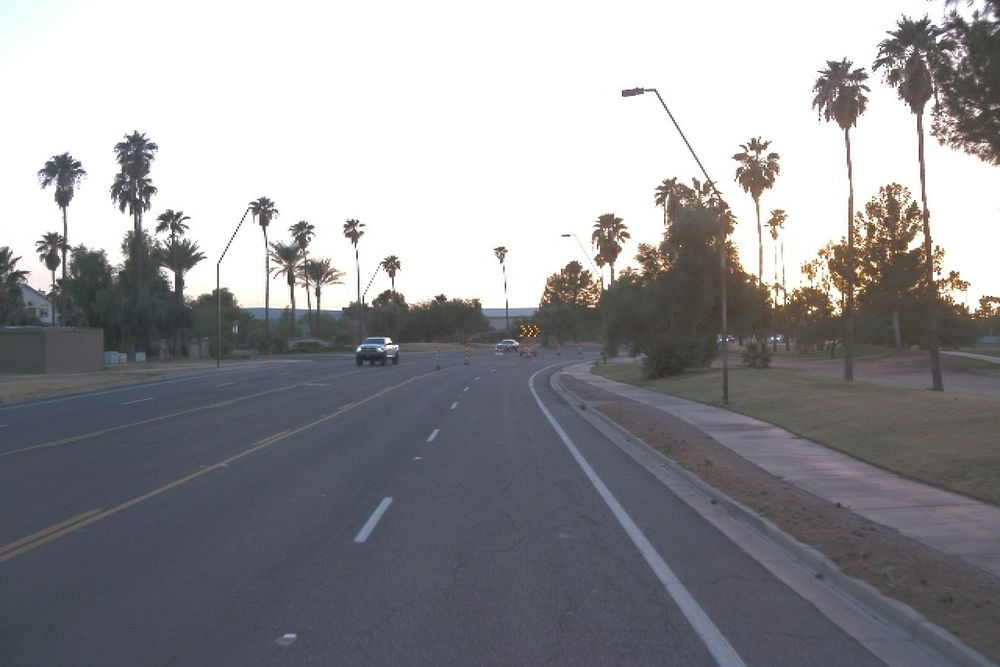
#> input picture Images/Traffic/segment-12212767626682531382_2100_150_2120_150_with_camera_labels_20.png, 1000 x 667 px, shrunk from 1920 x 1280 before the run
$ python image_masking.py
#> lines starting #> are read from the running program, lines starting #| are printed output that depends on the picture; after the words box and inside, x2 and y2 are one past the last pixel; in counts of white or black regions, pixels touching at a corner belong together
"""
  Image Masking Example
"""

import numpy as np
from PIL import Image
import matplotlib.pyplot as plt


def create_mask(path, color_threshold):
    """
    create a binary mask of an image using a color threshold
    args:
    - path [str]: path to image file
    - color_threshold [array]: 1x3 array of RGB value
    returns:
    - img [array]: RGB image array
    - mask [array]: binary array
    """
    img = np.array(Image.open(path).convert('RGB'))
#> img is the input picture: shape (667, 1000, 3); mean R, G, B 146.8, 147.1, 150.2
    # Separate colors
    R, G, B = img[..., 0], img[..., 1], img[..., 2]
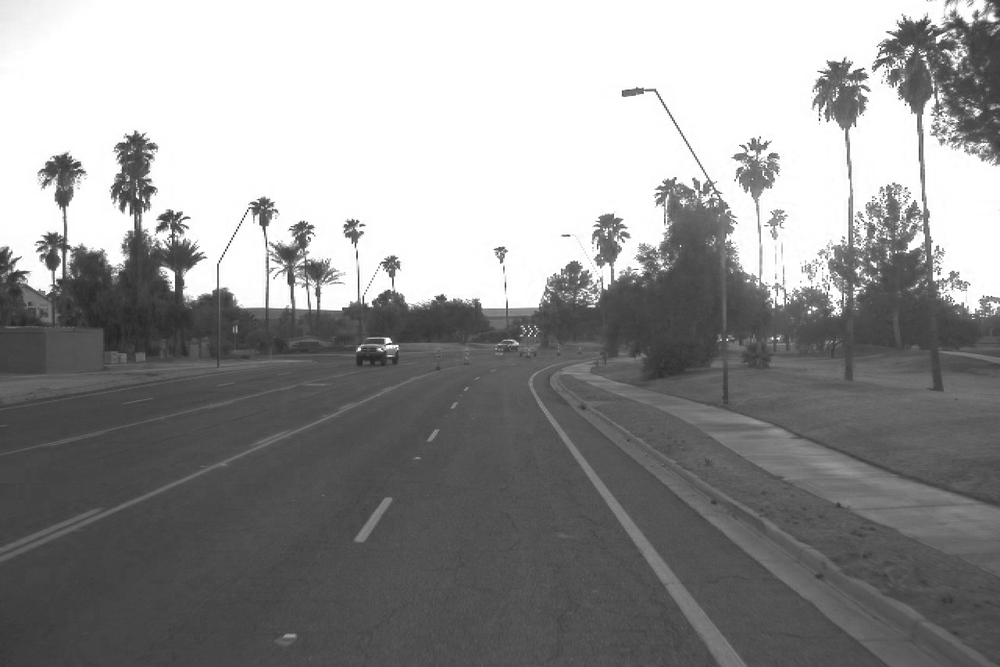
#> R: shape (667, 1000); min 19, max 255, mean 146.8
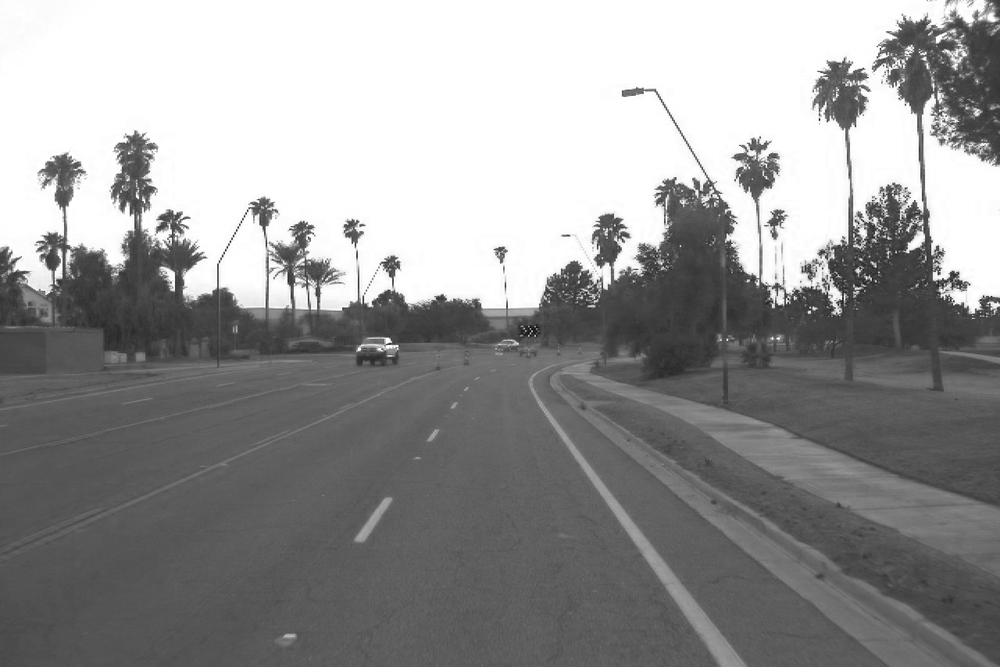
#> B: shape (667, 1000); min 0, max 255, mean 150.2
    # Get thresholds
    rt, gt, bt = color_threshold
    mask = (R > rt) & (G > gt) & (B > bt)
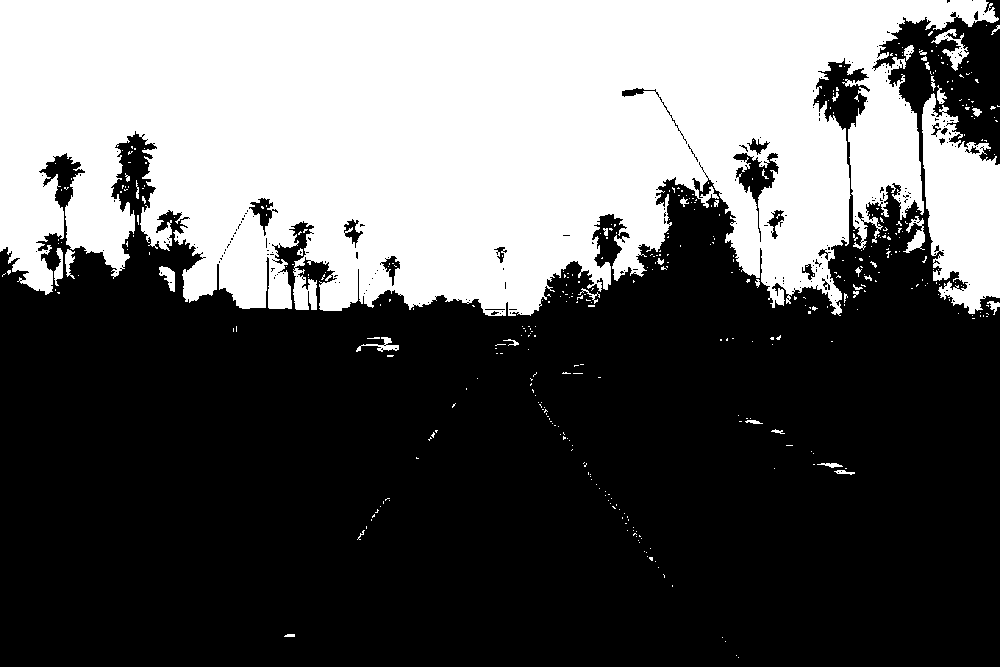
#> mask: shape (667, 1000) bool; 37.8% white; 430 white regions (389 under 20 px), largest, box (x1, y1, x2, y2) and area: (0, 0, 999, 316) 236637, (922, 93, 1000, 314) 11586, (931, 29, 969, 71) 493
    return img, mask


def mask_and_display(img, mask):
    """
    display 3 plots next to each other: image, mask and masked image
    args:
    - img [array]: HxWxC image array
    - mask [array]: HxW mask array
    """
    masked_image = img * np.stack([mask]*3, axis=2)
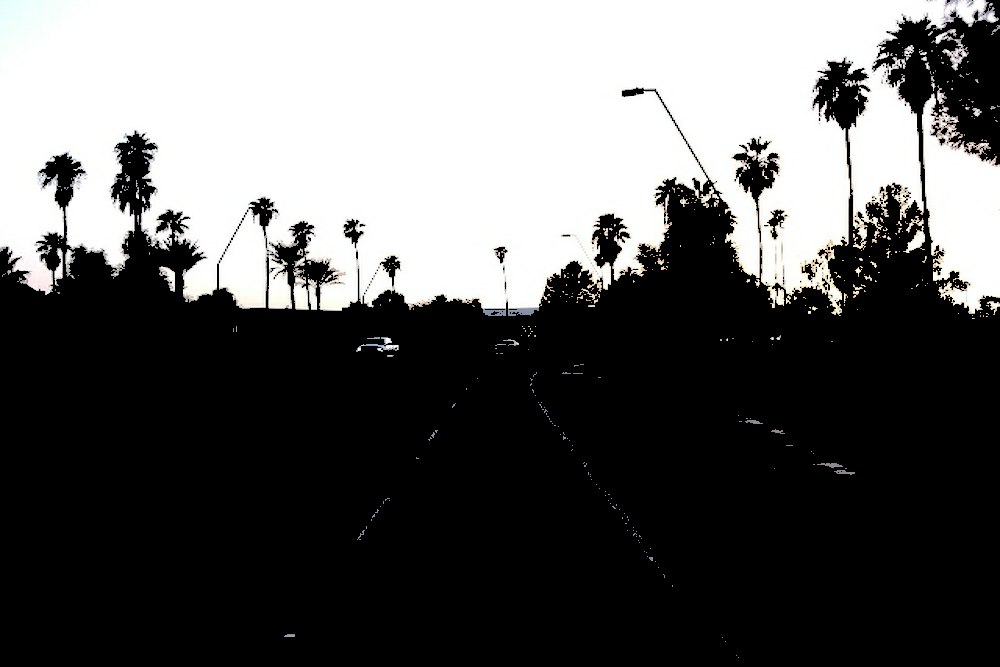
#> masked_image: shape (667, 1000, 3); mean R, G, B 94.6, 94.5, 94.1
    f, ax = plt.subplots(1, 3, figsize=(15, 10))
    ax[0].imshow(img)
    ax[1].imshow(mask)
    ax[2].imshow(masked_image)
    plt.show()


if __name__ == '__main__':
    path = '../Images/Traffic/segment-12212767626682531382_2100_150_2120_150_with_camera_labels_20.png'
    color_threshold = [128, 128, 128]
    img, mask = create_mask(path, color_threshold)
    mask_and_display(img, mask)

$ run again, with Images/Traffic/segment-12208410199966712301_4480_000_4500_000_with_camera_labels_79.png copied over Images/Traffic/segment-12212767626682531382_2100_150_2120_150_with_camera_labels_20.png
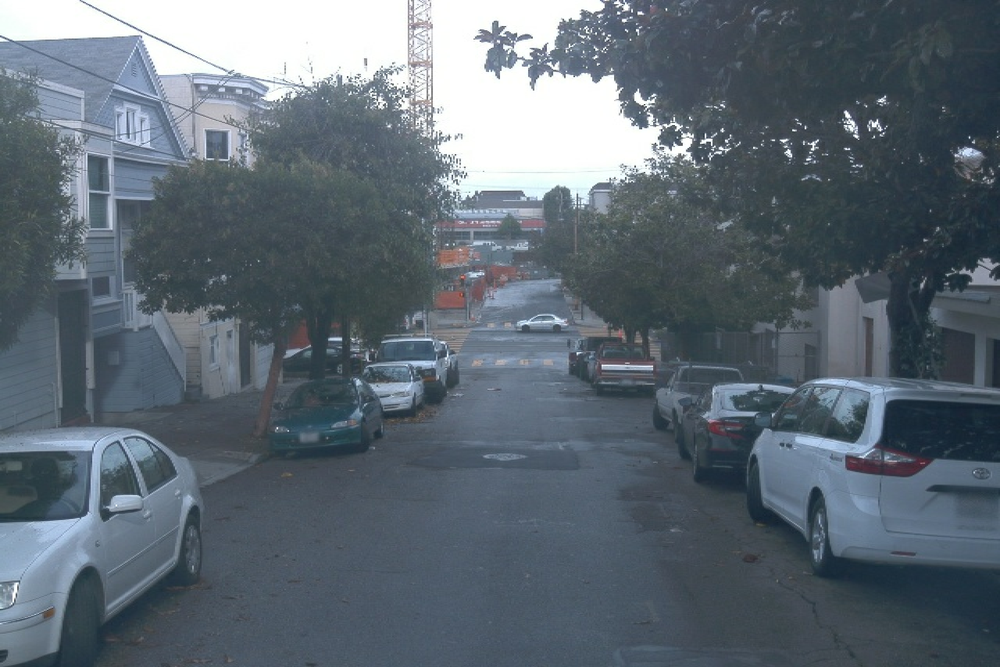
#> input picture Images/Traffic/segment-12208410199966712301_4480_000_4500_000_with_camera_labels_79.png, 1000 x 667 px, shrunk from 1920 x 1280 before the run
#> in create_mask, img is the input picture: shape (667, 1000, 3); mean R, G, B 94.3, 105.7, 115.6
#> in create_mask, `mask = (R > rt) & (G > gt) & (B > bt)`:
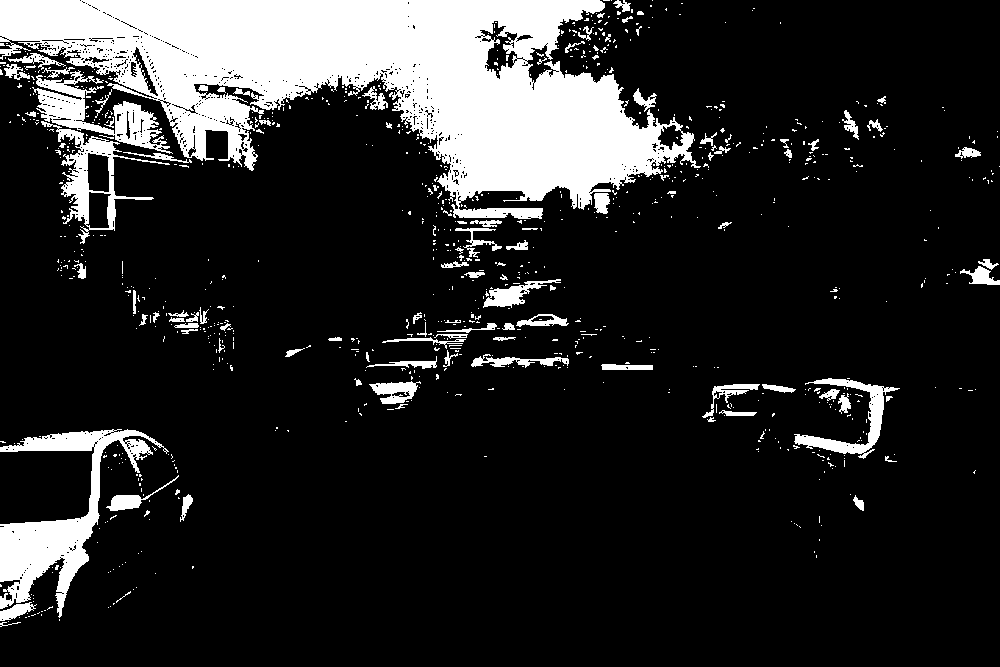
#> mask: shape (667, 1000) bool; 15.8% white; 925 white regions (821 under 20 px), largest, box (x1, y1, x2, y2) and area: (0, 0, 701, 219) 73831, (0, 429, 169, 618) 8551, (32, 70, 173, 154) 3678
#> in mask_and_display, `masked_image = img * np.stack([mask]*3, axis=2)`:
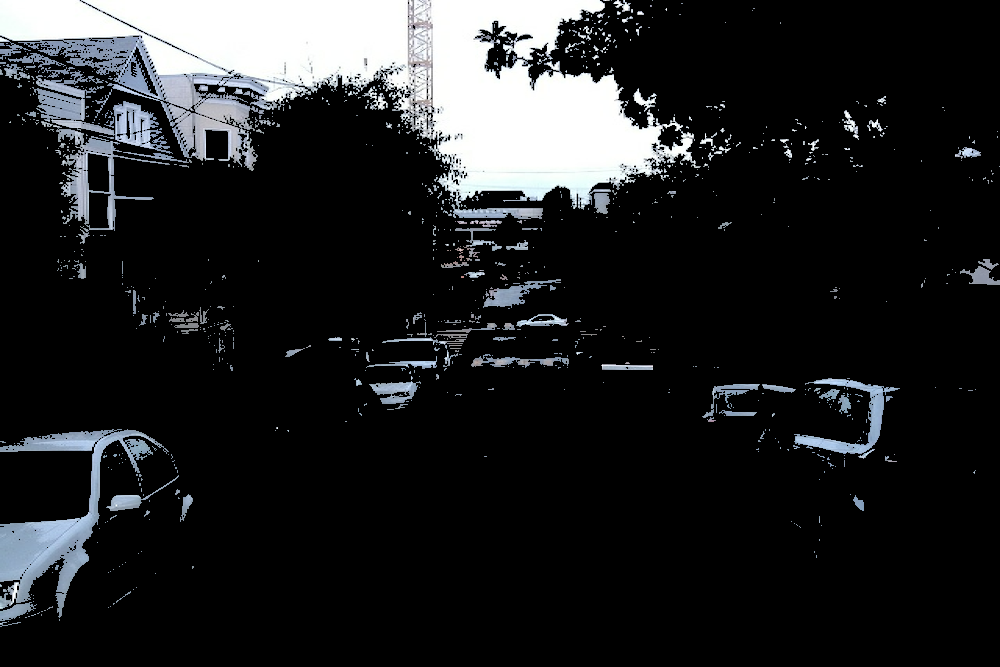
#> masked_image: shape (667, 1000, 3); mean R, G, B 32.9, 34, 35.3

$ run again, with Images/Traffic/segment-12208410199966712301_4480_000_4500_000_with_camera_labels_83.png copied over Images/Traffic/segment-12212767626682531382_2100_150_2120_150_with_camera_labels_20.png
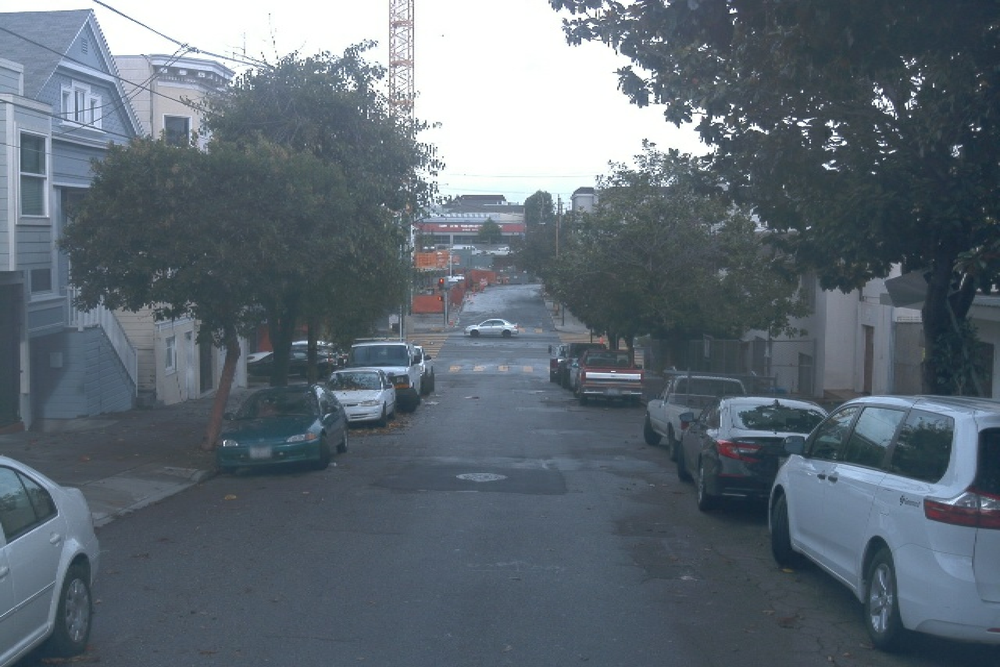
#> input picture Images/Traffic/segment-12208410199966712301_4480_000_4500_000_with_camera_labels_83.png, 1000 x 667 px, shrunk from 1920 x 1280 before the run
#> in create_mask, img is the input picture: shape (667, 1000, 3); mean R, G, B 95.2, 106.5, 116.3
#> in create_mask, `mask = (R > rt) & (G > gt) & (B > bt)`:
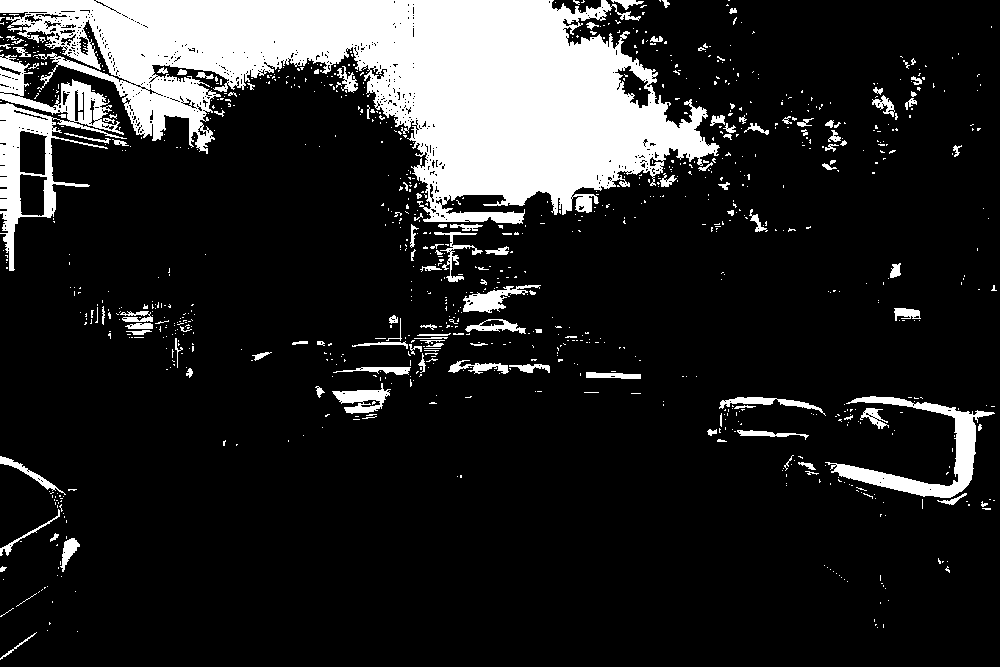
#> mask: shape (667, 1000) bool; 15.4% white; 994 white regions (872 under 20 px), largest, box (x1, y1, x2, y2) and area: (0, 0, 720, 224) 77080, (0, 54, 127, 271) 7205, (825, 396, 995, 498) 3869
#> in mask_and_display, `masked_image = img * np.stack([mask]*3, axis=2)`:
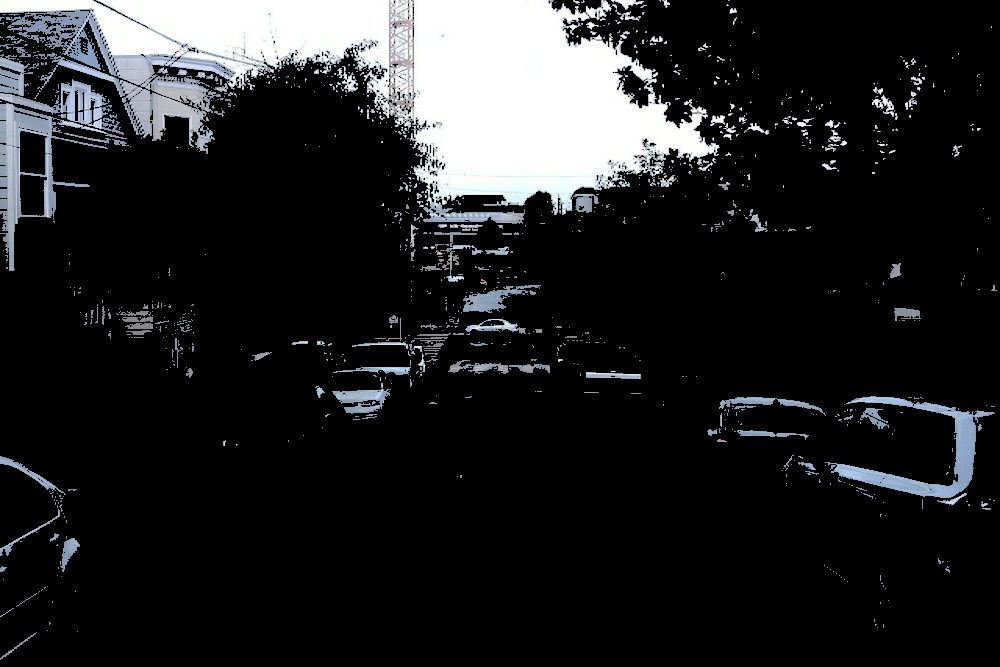
#> masked_image: shape (667, 1000, 3); mean R, G, B 32.8, 33.8, 34.9

$ run again, with Images/Traffic/segment-12212767626682531382_2100_150_2120_150_with_camera_labels_48.png copied over Images/Traffic/segment-12212767626682531382_2100_150_2120_150_with_camera_labels_20.png
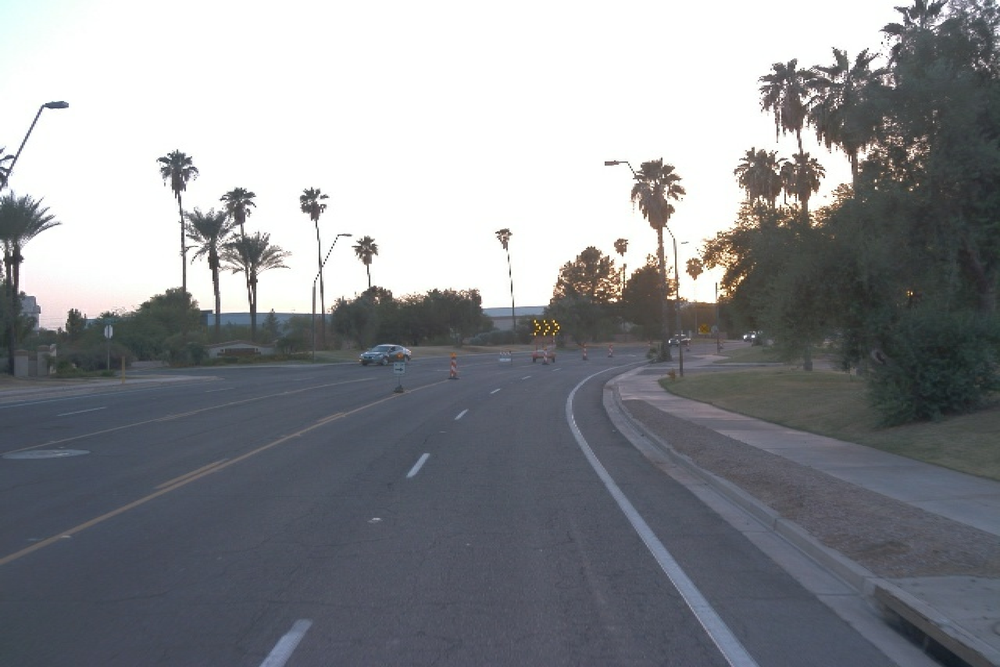
#> input picture Images/Traffic/segment-12212767626682531382_2100_150_2120_150_with_camera_labels_48.png, 1000 x 667 px, shrunk from 1920 x 1280 before the run
#> in create_mask, img is the input picture: shape (667, 1000, 3); mean R, G, B 138.1, 140.4, 144.9
#> in create_mask, `mask = (R > rt) & (G > gt) & (B > bt)`:
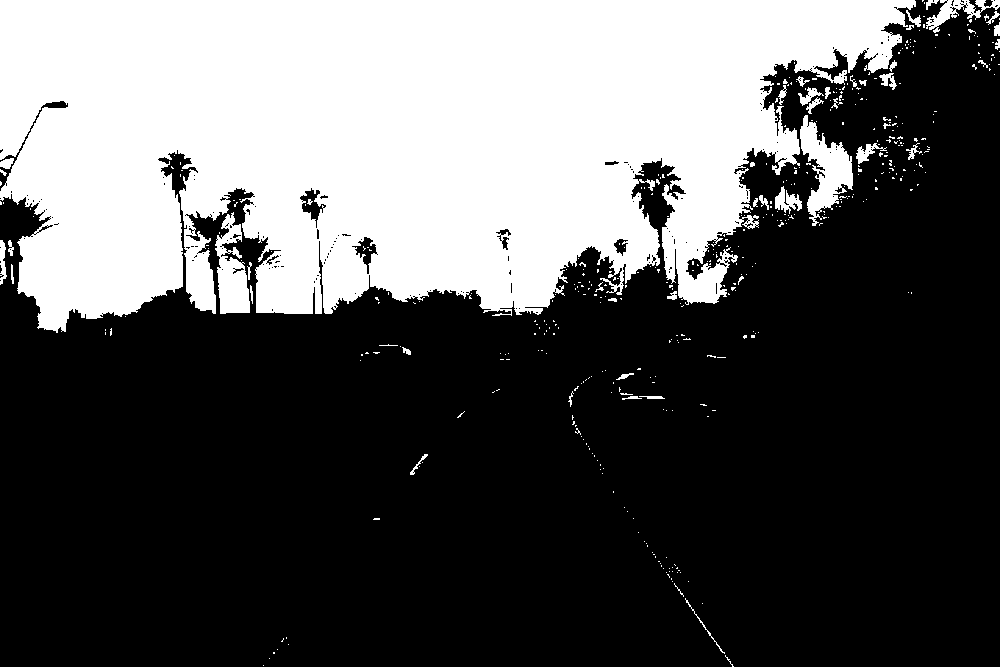
#> mask: shape (667, 1000) bool; 34.7% white; 468 white regions (419 under 20 px), largest, box (x1, y1, x2, y2) and area: (0, 0, 916, 333) 221639, (800, 115, 853, 226) 2677, (215, 212, 250, 314) 2103
#> in mask_and_display, `masked_image = img * np.stack([mask]*3, axis=2)`:
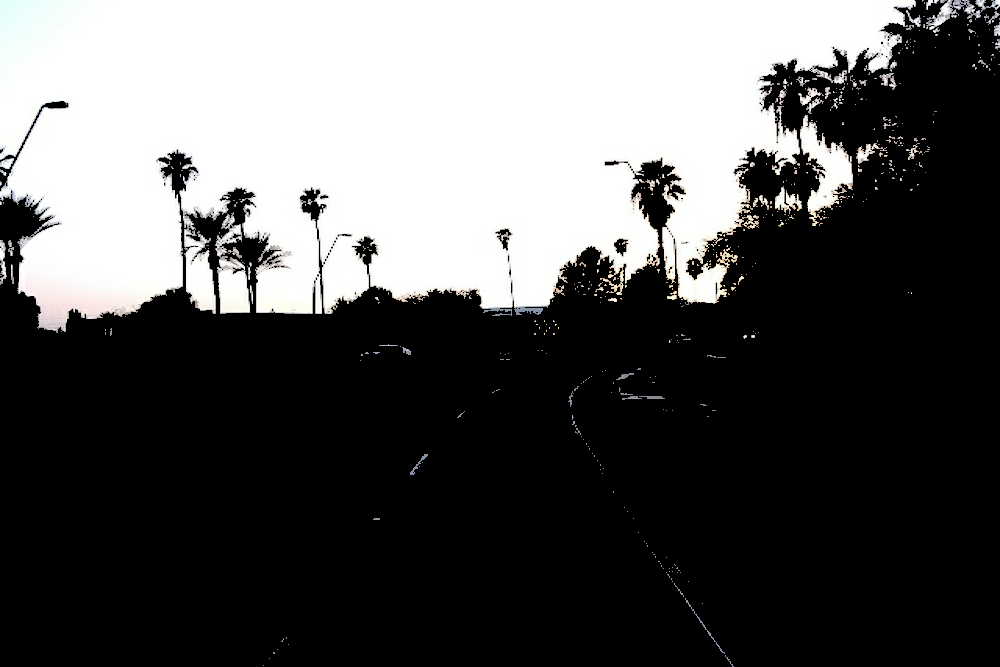
#> masked_image: shape (667, 1000, 3); mean R, G, B 86.7, 86.6, 86.4
